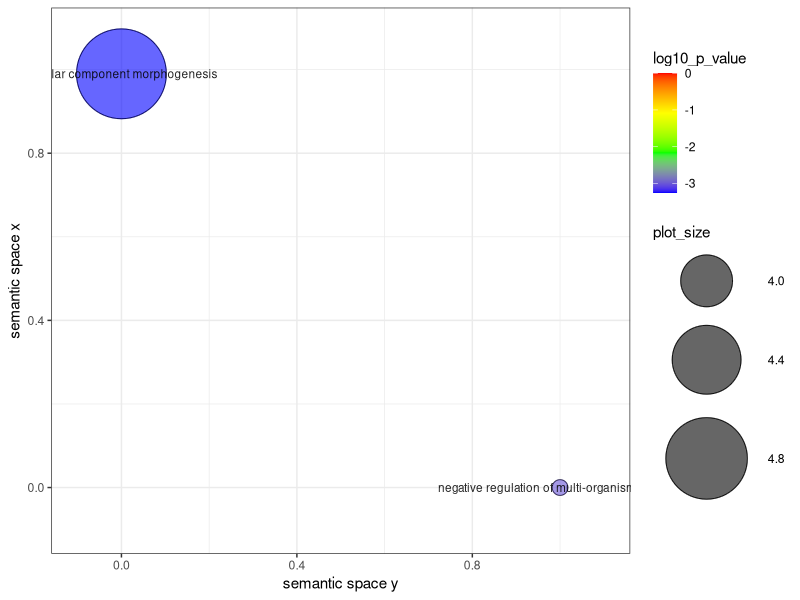
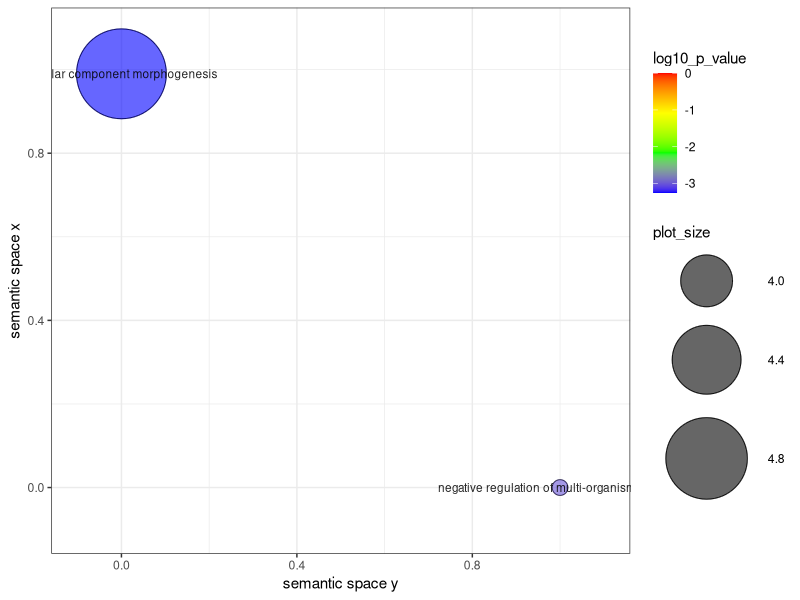

Source code (R) for these figures, in order:


# A plotting R script produced by the REVIGO server at http://revigo.irb.hr/
# If you found REVIGO useful in your work, please cite the following reference:
# Supek F et al. "REVIGO summarizes and visualizes long lists of Gene Ontology
# terms" PLoS ONE 2011. doi:10.1371/journal.pone.0021800


# --------------------------------------------------------------------------
# If you don't have the ggplot2 package installed, uncomment the following line:
# install.packages( "ggplot2" );
library( ggplot2 );
# --------------------------------------------------------------------------
# If you don't have the scales package installed, uncomment the following line:
# install.packages( "scales" );
library( scales );


# --------------------------------------------------------------------------
# Here is your data from REVIGO. Scroll down for plot configuration options.

revigo.names <- c("term_ID","description","frequency_%","plot_X","plot_Y","plot_size","log10_p_value","uniqueness","dispensability");
revigo.data <- rbind(c("GO:0032989","cellular component morphogenesis", 0.994, 0.000, 0.990, 5.106,-3.2573,0.037,0.000),
c("GO:0043901","negative regulation of multi-organism process", 0.035, 1.000, 0.000, 3.656,-3.0110,0.563,0.000));

one.data <- data.frame(revigo.data);
names(one.data) <- revigo.names;
one.data <- one.data [(one.data$plot_X != "null" & one.data$plot_Y != "null"), ];
one.data$plot_X <- as.numeric( as.character(one.data$plot_X) );
one.data$plot_Y <- as.numeric( as.character(one.data$plot_Y) );
one.data$plot_size <- as.numeric( as.character(one.data$plot_size) );
one.data$log10_p_value <- as.numeric( as.character(one.data$log10_p_value) );
one.data$frequency <- as.numeric( as.character(one.data$frequency) );
one.data$uniqueness <- as.numeric( as.character(one.data$uniqueness) );
one.data$dispensability <- as.numeric( as.character(one.data$dispensability) );
#head(one.data);


# --------------------------------------------------------------------------
# Names of the axes, sizes of the numbers and letters, names of the columns,
# etc. can be changed below

p1 <- ggplot( data = one.data );
p1 <- p1 + geom_point( aes( plot_X, plot_Y, colour = log10_p_value, size = plot_size), alpha = I(0.6) ) + scale_size_area();
p1 <- p1 + scale_colour_gradientn( colours = c("blue", "green", "yellow", "red"), limits = c( min(one.data$log10_p_value), 0) );
p1 <- p1 + geom_point( aes(plot_X, plot_Y, size = plot_size), shape = 21, fill = "transparent", colour = I (alpha ("black", 0.6) )) + scale_size_area();
p1 <- p1 + scale_size( range=c(5, 30)) + theme_bw(); # + scale_fill_gradientn(colours = heat_hcl(7), limits = c(-300, 0) );
ex <- one.data [ one.data$dispensability < 0.15, ]; 
p1 <- p1 + geom_text( data = ex, aes(plot_X, plot_Y, label = description), colour = I(alpha("black", 0.85)), size = 3 );
p1 <- p1 + labs (y = "semantic space x", x = "semantic space y");
p1 <- p1 + theme(legend.key = element_blank()) ;
one.x_range = max(one.data$plot_X) - min(one.data$plot_X);
one.y_range = max(one.data$plot_Y) - min(one.data$plot_Y);
p1 <- p1 + xlim(min(one.data$plot_X)-one.x_range/10,max(one.data$plot_X)+one.x_range/10);
p1 <- p1 + ylim(min(one.data$plot_Y)-one.y_range/10,max(one.data$plot_Y)+one.y_range/10);



# --------------------------------------------------------------------------
# Output the plot to screen

p1;
pdf("plots/revigo-up_YM.pdf")
print(p1)     # Plot 1 --> in the first page of PDF
#print(myplot2)     # Plot 2 ---> in the second page of the PDF
dev.off() 
# Uncomment the line below to also save the plot to a file.
# The file type depends on the extension (default=pdf).

# ggsave("C:/Users/path_to_your_file/revigo-plot.pdf");
